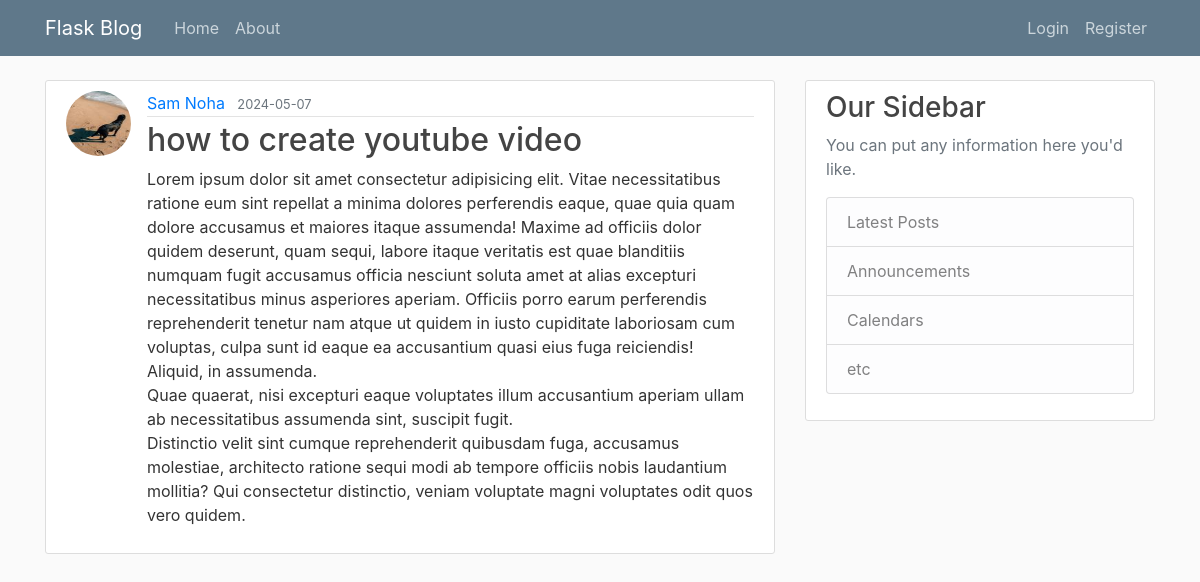
Screenshot of /post/21 with the database file from the repository.
### flaskblog/models.py (models this page shows, shortened)
class User(db.Model, UserMixin):
  id = db.Column(db.Integer, primary_key=True)
  username = db.Column(db.String(20), unique=True, nullable=False)
  email = db.Column(db.String(120), unique=True, nullable=False)
  image_file = db.Column(db.String(20), nullable=False, default='default.jpg')
  password = db.Column(db.String(60), nullable=False)
  posts = db.relationship('Post', backref='author', lazy=True)

class Post(db.Model):
  id = db.Column(db.Integer, primary_key=True)
  title = db.Column(db.String(100), unique=True, nullable=False)
  date_posted = db.Column(db.DateTime, nullable=False, default=datetime.now)
  content = db.Column(db.Text, nullable=False)
  user_id = db.Column(db.Integer, db.ForeignKey('user.id'), nullable=False)

### flaskblog/posts/routes.py (the view)
@posts.route('/post/<int:post_id>')
def post(post_id):
  post = Post.query.get_or_404(post_id)
  return render_template('post.html',title=post.title, post=post)

### flaskblog/templates/post.html (shortened to what this page needs)
{% extends "layout.html" %}
{% block content %}
  <article class="media content-section d-flex">
      <div>
          <img src="{{ url_for('static', filename='profile_pics/' + post.author.image_file) }}" alt=""
              class="rounded-circle article-img">
      </div>
      <div class="media-body w-100">
          <div class="article-metadata">
              <a class="mr-2" href="{{url_for('users.user_posts',username=post.author.username)}}">{{ post.author.username }}</a>
              <small class="text-muted">{{ post.date_posted.strftime('%Y-%m-%d') }}</small>
          </div>
          <h2 class="article-title">{{ post.title }}</a></h2>
          <p class="article-content">{{ post.content }}</p>
      </div>
  </article>
{% endblock content %}

### flaskblog/static/main.css (style rules this page uses)
body { background: #fafafa; color: #333333; margin-top: 5rem; }
h1, h2, h3, h4, h5, h6 { color: #444444; }
.content-section { background: #ffffff; padding: 10px 20px; border: 1px solid #dddddd; border-radius: 3px; margin-bottom: 20px; }
.article-title { color: #444444; }
.article-content { white-space: pre-line; }
.article-img { height: 65px; width: 65px; margin-right: 16px; }
.article-metadata { padding-bottom: 1px; margin-bottom: 4px; border-bottom: 1px solid #e3e3e3 }

### rows the page displays
User: image_file (picture), author.username "Sam Noha"
Post: date_posted "2024-05-07", title "how to create youtube video", content "Lorem ipsum dolor sit amet consectetur adipisicing elit. Vitae necessitatibus ratione eum sint repellat a minima dolores perferendis eaque, quae quia quam dolore accusamus et maiores itaque assumenda! Maxime ad officiis dolor quidem deserunt, quam sequi, labore itaque veritatis est quae blanditiis numquam fugit accusamus officia nesciunt soluta amet at alias excepturi necessitatibus minus asperiores aperiam. Officiis porro earum perferendis reprehenderit tenetur nam atque ut quidem in iusto cupiditate laboriosam cum voluptas, culpa sunt id eaque ea accusantium quasi eius fuga reiciendis! Aliquid, in assumenda. Quae quaerat, nisi excepturi eaque voluptates illum accusantium aperiam ullam ab…"
